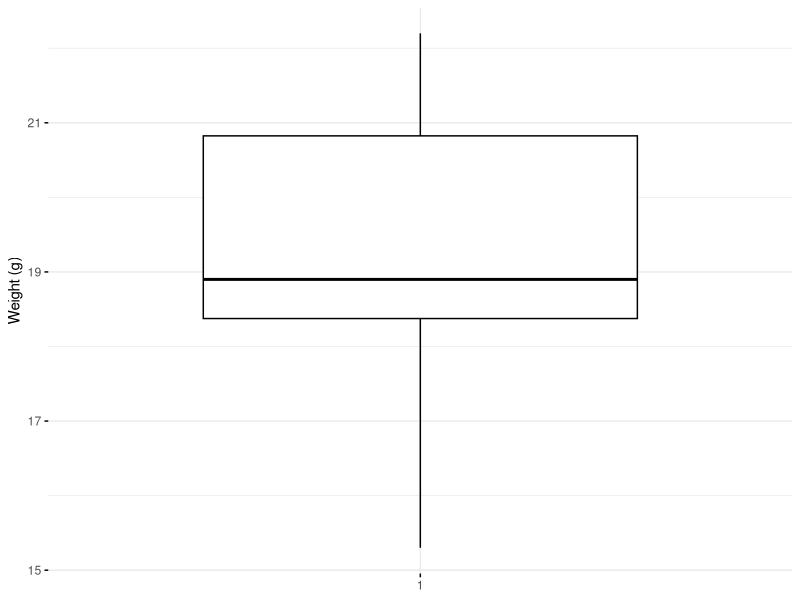
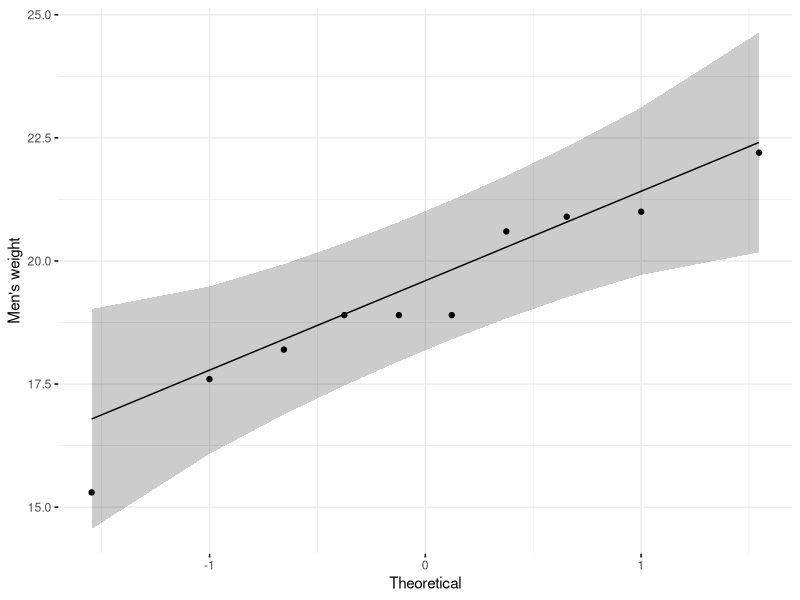
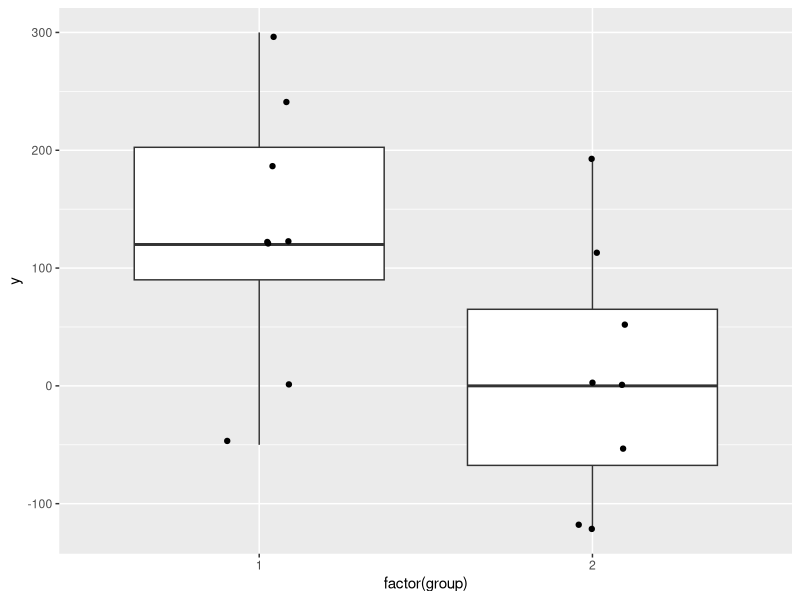
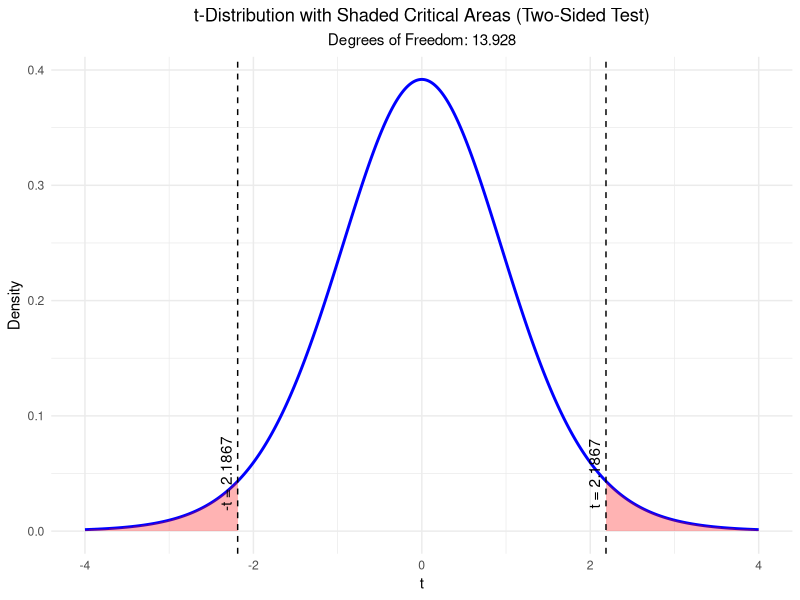

Generate these figures, in order, with R:
## ---- chunk 1
# binomial test
binom.test(137, 1000, p = 0.04, alternative = "greater")
## ---- chunk 2
binom.test(137, 1000, p = 0.04, alternative = "two.sided")
## ---- chunk 3
binom.test(137, 1000, p = 0.04, alternative = "two.sided", conf.level = 0.86)
## ---- chunk 4
set.seed(443)
heads <- rbinom(1, size = 100,
prob = 0.5) # create a sample with known probability
prop.test(heads, 100,
conf.level = 0.94, p = 0.5) # continuity correction TRUE by default
prop.test(heads, 100,
correct = FALSE, conf.level = 0.94, p = 0.5) # no continuity correction
## ---- chunk 5
# Data from Fleiss (1981), p. 139.
# H0: The null hypothesis is that the four populations from which
#     the patients were drawn have the same true proportion of smokers.
# H1: The alternative is that this proportion is different in at
#     least one of the populations.

smokers  <- c(83, 90, 129, 70)
patients <- c(86, 93, 136, 82)
prop.test(smokers, patients)
## ---- chunk 6
set.seed(1234)
my_data <- data.frame(
  name = paste0(rep("M_", 10), 1:10),
  weight = round(rnorm(10, 20, 2), 1)
)
head(my_data, 10)
summary(my_data$weight)

library(ggpubr)
ggboxplot(my_data$weight, 
          ylab = "Weight (g)", xlab = FALSE,
          ggtheme = theme_minimal())

ggqqplot(my_data$weight, ylab = "Men's weight",
         ggtheme = theme_minimal())

t.test(my_data$weight, mu = 25,
       alternative = "two.sided", conf.level = 0.94)

t.test(my_data$weight, mu = 25,
       alternative = "less", conf.level = 0.94)

t.test(my_data$weight, mu = 25,
       alternative = "greater", conf.level = 0.94)
## ---- chunk 7
(y1 <- c(-.5, 0, 1.2, 1.2, 1.2, 1.9, 2.4, 3) * 100)
(y2 <- c(-1.2, -1.2, -.5, 0, 0, .5, 1.1, 1.9) * 100)

length(y1)
length(y2)

data <- data.frame(y1, y2)
psych::describe(data)

# Boxplot:
data.frame(y = c(y1, y2), group = c(rep(1, 8), rep(2, 8))) %>%
  ggplot(aes(x = factor(group), y = y)) +  # Use factor for discrete x-axis
  geom_boxplot() +                        # Add boxplot layer
  geom_jitter(width = 0.1)                # Add jitter for individual
# -> Visually, there seems to be a difference between the two groups.

t.test(y1, y2, conf.level = 0.93)
## ---- chunk 8
# Load ggplot2
library(ggplot2)

# Define degrees of freedom
df <- 13.928

# Define the range for x and the critical t-values
x <- seq(-4, 4, length.out = 500)
critical_t <- 2.1867

# Create a data frame with x and corresponding density values
t_dist <- data.frame(
  x = x,
  density = dt(x, df)
)

# Plot the t-distribution with shaded tail areas
ggplot(t_dist, aes(x = x, y = density)) +
  # Add the main t-distribution curve
  geom_line(linewidth = 1, color = "blue") +
  # Add shaded areas below the curve outside the critical t-values
  geom_ribbon(
    data = subset(t_dist, x < -critical_t),
    aes(ymin = 0, ymax = density),
    fill = "red",
    alpha = 0.3
  ) +
  geom_ribbon(
    data = subset(t_dist, x > critical_t),
    aes(ymin = 0, ymax = density),
    fill = "red",
    alpha = 0.3
  ) +
  # Add vertical lines for the critical t-values
  geom_vline(xintercept = c(-critical_t, critical_t), 
          linetype = "dashed", color = "black") +
  # Annotate the critical t-values
  annotate("text", x = -critical_t, y = 0.05,
           label = paste0("-t = ", critical_t), angle = 90, vjust = -0.5) +
  annotate("text", x = critical_t, y = 0.05,
           label = paste0("t = ", critical_t), angle = 90, vjust = -0.5) +
  # Add labels and style
  labs(
    title = "t-Distribution with Shaded Critical Areas (Two-Sided Test)",
    subtitle = paste("Degrees of Freedom:", df),
    x = "t",
    y = "Density"
  ) +
  theme_minimal() +
  theme(
    plot.title = element_text(hjust = 0.5),  # Center the title
    plot.subtitle = element_text(hjust = 0.5)  # Center the subtitle
  )

# p-value manually:
pt(-2.1867, df) * 2
## ---- chunk 9
library(knitr)

# Define the data
data <- data.frame(
  "Decision about null hypothesis (H0)" = c("Not reject", "Reject"),
  "Null hypothesis (H0) is true" = c(
    "Correct inference (true negative)\n(probability = 1 - α)",
    "Type I error (false positive)\n(probability = α)"
  ),
  "Null hypothesis (H0) is false" = c(
    "Type II error (false negative)\n(probability = β)",
    "Correct inference (true positive)\n(probability = 1 - β)"
  )
)

# Render the table
kable(data, format = "html", align = "c", row.names = FALSE,
      col.names = c("Decision about null hypothesis (H0)",
                    "Null hypothesis (H0) is true",
                    "Null hypothesis (H0) is false"))
